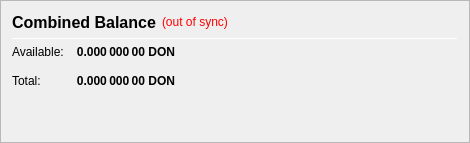
                   <widget class="QFrame" name="frame_CombinedBalances">
                    <property name="minimumSize">
                     <size>
                      <width>470</width>
                      <height>0</height>
                     </size>
                    </property>
                    <property name="frameShape">
                     <enum>QFrame::StyledPanel</enum>
                    </property>
                    <property name="frameShadow">
                     <enum>QFrame::Raised</enum>
                    </property>
                    <layout class="QVBoxLayout" name="verticalLayout_5">
                     <item>
                      <layout class="QHBoxLayout" name="horizontalLayout_5" stretch="0,0,0">
                       <item>
                        <widget class="QLabel" name="label_5z">
                         <property name="minimumSize">
                          <size>
                           <width>0</width>
                           <height>20</height>
                          </size>
                         </property>
                         <property name="font">
                          <font>
                           <pointsize>12</pointsize>
                           <weight>75</weight>
                           <bold>true</bold>
                          </font>
                         </property>
                         <property name="toolTip">
                          <string>Combined Balance (including unconfirmed and immature coins)</string>
                         </property>
                         <property name="text">
                          <string>Combined Balance</string>
                         </property>
                        </widget>
                       </item>
                       <item>
                        <widget class="QLabel" name="labelWalletStatus">
                         <property name="cursor">
                          <cursorShape>WhatsThisCursor</cursorShape>
                         </property>
                         <property name="toolTip">
                          <string>The displayed information may be out of date. Your wallet automatically synchronizes with the DONATE network after a connection is established, but this process has not completed yet.</string>
                         </property>
                         <property name="styleSheet">
                          <string notr="true">QLabel { color: red; }</string>
                         </property>
                         <property name="text">
                          <string notr="true">(out of sync)</string>
                         </property>
                         <property name="alignment">
                          <set>Qt::AlignLeading|Qt::AlignLeft|Qt::AlignVCenter</set>
                         </property>
                        </widget>
                       </item>
                       <item>
                        <spacer name="horizontalSpacer_1">
                         <property name="orientation">
                          <enum>Qt::Horizontal</enum>
                         </property>
                         <property name="sizeHint" stdset="0">
                          <size>
                           <width>40</width>
                           <height>20</height>
                          </size>
                         </property>
                        </spacer>
                       </item>
                      </layout>
                     </item>
                     <item>
                      <widget class="Line" name="line_CombinedBalance">
                       <property name="minimumSize">
                        <size>
                         <width>0</width>
                         <height>1</height>
                        </size>
                       </property>
                       <property name="maximumSize">
                        <size>
                         <width>16777215</width>
                         <height>1</height>
                        </size>
                       </property>
                       <property name="orientation">
                        <enum>Qt::Horizontal</enum>
                       </property>
                      </widget>
                     </item>
                     <item>
                      <layout class="QGridLayout" name="gridLayout_3">
                       <property name="spacing">
                        <number>12</number>
                       </property>
                       <item row="1" column="0">
                        <widget class="QLabel" name="labelBalanceTextz">
                         <property name="text">
                          <string>Available:</string>
                         </property>
                        </widget>
                       </item>
                       <item row="1" column="1">
                        <widget class="QLabel" name="labelBalancez">
                         <property name="font">
                          <font>
                           <weight>75</weight>
                           <bold>true</bold>
                          </font>
                         </property>
                         <property name="cursor">
                          <cursorShape>IBeamCursor</cursorShape>
                         </property>
                         <property name="toolTip">
                          <string>Your current spendable balance</string>
                         </property>
                         <property name="text">
                          <string notr="true">0.000 000 00 DON</string>
                         </property>
                         <property name="alignment">
                          <set>Qt::AlignRight|Qt::AlignTrailing|Qt::AlignVCenter</set>
                         </property>
                         <property name="textInteractionFlags">
                          <set>Qt::LinksAccessibleByMouse|Qt::TextSelectableByKeyboard|Qt::TextSelectableByMouse</set>
                         </property>
                        </widget>
                       </item>
                       <item row="2" column="0">
                        <widget class="QLabel" name="labelTotalTextz">
                         <property name="text">
                          <string>Total:</string>
                         </property>
                        </widget>
                       </item>
                       <item row="2" column="1">
                        <widget class="QLabel" name="labelTotalz">
                         <property name="font">
                          <font>
                           <weight>75</weight>
                           <bold>true</bold>
                          </font>
                         </property>
                         <property name="cursor">
                          <cursorShape>IBeamCursor</cursorShape>
                         </property>
                         <property name="toolTip">
                          <string>Total Balance, including all unavailable coins.</string>
                         </property>
                         <property name="text">
                          <string notr="true">0.000 000 00 DON</string>
                         </property>
                         <property name="alignment">
                          <set>Qt::AlignRight|Qt::AlignTrailing|Qt::AlignVCenter</set>
                         </property>
                         <property name="textInteractionFlags">
                          <set>Qt::LinksAccessibleByMouse|Qt::TextSelectableByKeyboard|Qt::TextSelectableByMouse</set>
                         </property>
                        </widget>
                       </item>
                       <item row="2" column="3">
                        <spacer name="horizontalSpacer_2">
                         <property name="orientation">
                          <enum>Qt::Horizontal</enum>
                         </property>
                         <property name="sizeHint" stdset="0">
                          <size>
                           <width>40</width>
                           <height>20</height>
                          </size>
                         </property>
                        </spacer>
                       </item>
                      </layout>
                     </item>
                     <item>
                      <spacer name="verticalSpacer_1">
                       <property name="orientation">
                        <enum>Qt::Vertical</enum>
                       </property>
                       <property name="sizeHint" stdset="0">
                        <size>
                         <width>20</width>
                         <height>40</height>
                        </size>
                       </property>
                      </spacer>
                     </item>
                    </layout>
                   </widget>
